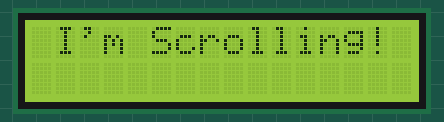
Recording of a sketch running on a simulated Arduino Uno, built with avr-gcc and run on an emulated ATmega328P. On the bench: 16×2 character LCD.

Above: at 5.74 s.
At 10.29 s:
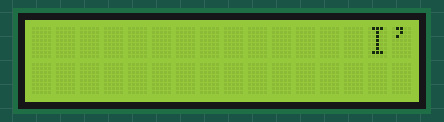
At 15.19 s:
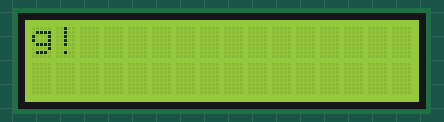
At 22.0 s:
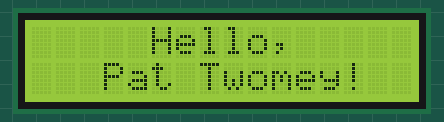
At 30.01 s:
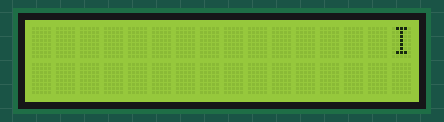
At 39.81 s:
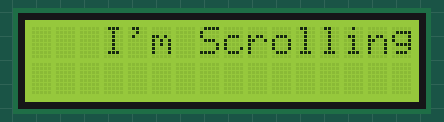

Measured:
- what the display in image 3 shows lasts 2.5 s, from 21.9 s to 24.4 s

The sketch:

LCD.ino
```cpp
/* The circuit:
 * LCD RS pin to digital pin 12
 * LCD Enable pin to digital pin 11
 * LCD D4 pin to digital pin 5
 * LCD D5 pin to digital pin 4
 * LCD D6 pin to digital pin 3
 * LCD D7 pin to digital pin 2
 * LCD R/W pin to ground
 * 10K resistor:
 * ends to +5V and ground
 * wiper to LCD VO pin (pin 3)
Pat Twomey
*/

// include the library code:
#include <LiquidCrystal.h>

// initialize the library by associating any needed LCD interface pin
// with the arduino pin number it is connected to
int rsPin = 12, enPin = 11, d4Pin = 5, d5Pin = 4, d6Pin = 3, d7Pin = 2;
String Welcome1 = "     Hello,";
String Welcome2= "   Pat Twomey!";
String task = "I'm Scrolling!";
int len = task.length();

LiquidCrystal lcd(rsPin, enPin, d4Pin, d5Pin, d6Pin, d7Pin);

void setup() {
  Serial.begin(9600);
  lcd.begin(16, 2); // set up the LCD's columns and rows
  welcome();
  delay(5000);
}

void loop() {
 lcd.clear();
  lcd.setCursor(0,0);
 delay(500);
 lcd.print(task);
 for (int positionOfMessage = 0; positionOfMessage < len+32; positionOfMessage++) {
    // scroll one position right
    lcd.scrollDisplayRight();
    // wait a bit:
    delay(350);
 }
 lcd.clear();
 delay(250);
 welcome();
 delay(2500);
  }
void welcome(){
   lcd.setCursor(0,0);
  lcd.print(Welcome1);
  lcd.setCursor(0,2);
  lcd.print(Welcome2);
  }
```
